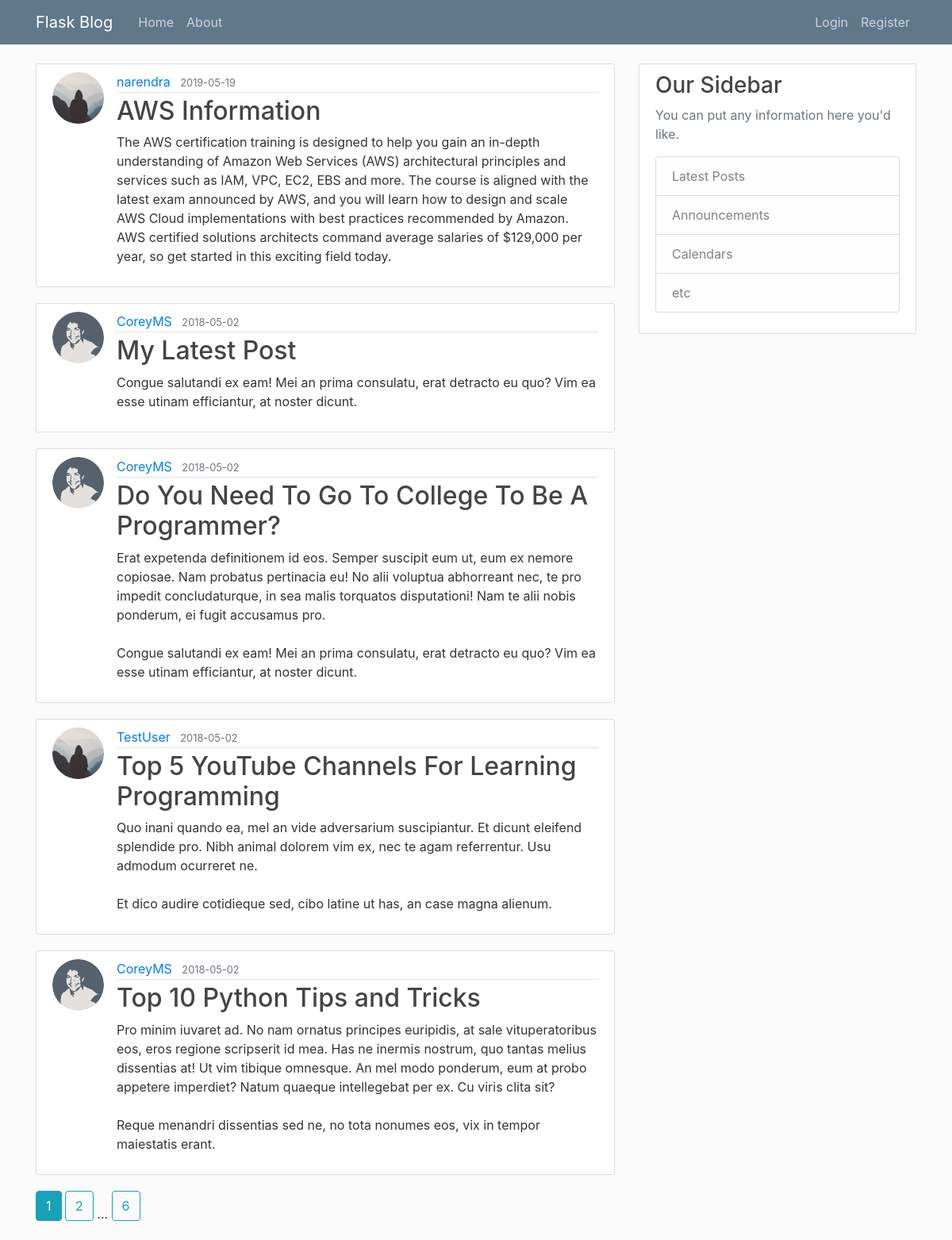
The page /home on the database its author committed.
### flaskblog/models.py (models this page shows, shortened)
class Post(db.Model):
    id = db.Column(db.Integer, primary_key=True)
    title = db.Column(db.String(100), nullable=False)
    date_posted = db.Column(db.DateTime, nullable=False, default=datetime.utcnow)
    content = db.Column(db.Text, nullable=False)
    user_id = db.Column(db.Integer, db.ForeignKey('user.id'), nullable=False)

class User(db.Model, UserMixin):
    id = db.Column(db.Integer, primary_key=True)
    username = db.Column(db.String(20), unique=True, nullable=False)
    email = db.Column(db.String(120), unique=True, nullable=False)
    image_file = db.Column(db.String(20), nullable=False, default='default.jpg')
    password = db.Column(db.String(60), nullable=False)
    posts = db.relationship('Post', backref='author', lazy=True)

### flaskblog/routes.py (the view)
@app.route("/")
@app.route("/home")
def home():
    page = request.args.get('page', 1, type=int)
    posts = Post.query.order_by(Post.date_posted.desc()).paginate(page=page, per_page=5)
    return render_template('home.html', posts=posts)

### flaskblog/templates/home.html
{% extends "layout.html" %}
{% block content %}
    {% for post in posts.items %}
        <article class="media content-section">
          <img class="rounded-circle article-img" src="{{ url_for('static', filename='profile_pics/' + post.author.image_file) }}">
          <div class="media-body">
            <div class="article-metadata">
              <a class="mr-2" href="{{ url_for('user_posts', username=post.author.username) }}">{{ post.author.username }}</a>
              <small class="text-muted">{{ post.date_posted.strftime('%Y-%m-%d') }}</small>
            </div>
            <h2><a class="article-title" href="{{ url_for('post', post_id=post.id) }}">{{ post.title }}</a></h2>
            <p class="article-content">{{ post.content }}</p>
          </div>
        </article>
    {% endfor %}
    {% for page_num in posts.iter_pages(left_edge=1, right_edge=1, left_current=1, right_current=2) %}
      {% if page_num %}
        {% if posts.page == page_num %}
          <a class="btn btn-info mb-4" href="{{ url_for('home', page=page_num) }}">{{ page_num }}</a>
        {% else %}
          <a class="btn btn-outline-info mb-4" href="{{ url_for('home', page=page_num) }}">{{ page_num }}</a>
        {% endif %}
      {% else %}
        ...
      {% endif %}
    {% endfor %}
{% endblock content %}

### flaskblog/templates/layout.html (shortened to what this page needs)
<!DOCTYPE html>
<html>
<head>
    <link rel="stylesheet" href="https://maxcdn.bootstrapcdn.com/bootstrap/4.0.0/css/bootstrap.min.css">
    <link rel="stylesheet" type="text/css" href="{{ url_for('static', filename='main.css') }}">
</head>
<body>
    <header class="site-header">
      <nav class="navbar navbar-expand-md navbar-dark bg-steel fixed-top">
        <div class="container">
          <a class="navbar-brand mr-4" href="/">Flask Blog</a>
          <div class="collapse navbar-collapse" id="navbarToggle">
            <div class="navbar-nav mr-auto">
              <a class="nav-item nav-link" href="{{ url_for('home') }}">Home</a>
              <a class="nav-item nav-link" href="{{ url_for('about') }}">About</a>
            </div>
            <div class="navbar-nav">
              {% if current_user.is_authenticated %}
                <a class="nav-item nav-link" href="{{ url_for('new_post') }}">New Post</a>
                <a class="nav-item nav-link" href="{{ url_for('account') }}">Account</a>
                <a class="nav-item nav-link" href="{{ url_for('logout') }}">Logout</a>
              {% else %}
                <a class="nav-item nav-link" href="{{ url_for('login') }}">Login</a>
                <a class="nav-item nav-link" href="{{ url_for('register') }}">Register</a>
              {% endif %}
            </div>
          </div>
        </div>
      </nav>
    </header>
    <main role="main" class="container">
      <div class="row">
        <div class="col-md-8">
          {% block content %}{% endblock %}
        </div>
        <div class="col-md-4">
          <div class="content-section">
            <h3>Our Sidebar</h3>
            <p class='text-muted'>You can put any information here you'd like.
              <ul class="list-group">
                <li class="list-group-item list-group-item-light">Latest Posts</li>
                <li class="list-group-item list-group-item-light">Announcements</li>
                <li class="list-group-item list-group-item-light">Calendars</li>
                <li class="list-group-item list-group-item-light">etc</li>
              </ul>
            </p>
          </div>
        </div>
      </div>
    </main>
</body>
</html>

### flaskblog/static/main.css (style rules this page uses)
body { background: #fafafa; color: #333333; margin-top: 5rem; }
h1, h2, h3, h4, h5, h6 { color: #444444; }
.bg-steel { background-color: #5f788a; }
.site-header .navbar-nav .nav-link { color: #cbd5db; }
.content-section { background: #ffffff; padding: 10px 20px; border: 1px solid #dddddd; border-radius: 3px; margin-bottom: 20px; }
.article-title { color: #444444; }
.article-content { white-space: pre-line; }
.article-img { height: 65px; width: 65px; margin-right: 16px; }
.article-metadata { padding-bottom: 1px; margin-bottom: 4px; border-bottom: 1px solid #e3e3e3 }

### rows shown on the page
Post: image_file (placeholder picture), author.username "narendra", date_posted "2019-05-19", title "AWS Information", content "The AWS certification training is designed to help you gain an in-depth understanding of Amazon Web Services (AWS) architectural principles and services such as IAM, VPC, EC2, EBS and more. The course is aligned with the latest exam announced by AWS, and you will learn how to design and scale AWS Cloud implementations with best practices recommended by Amazon. AWS certified solutions architects command average salaries of $129,000 per year, so get started in this exciting field today."
Post: image_file (picture), author.username "CoreyMS", date_posted "2018-05-02", title "My Latest Post", content "Congue salutandi ex eam! Mei an prima consulatu, erat detracto eu quo? Vim ea esse utinam efficiantur, at noster dicunt."
Post: image_file (picture), author.username "CoreyMS", date_posted "2018-05-02", title "Do You Need To Go To College To Be A Programmer?", content "Erat expetenda definitionem id eos. Semper suscipit eum ut, eum ex nemore copiosae. Nam probatus pertinacia eu! No alii voluptua abhorreant nec, te pro impedit concludaturque, in sea malis torquatos disputationi! Nam te alii nobis ponderum, ei fugit accusamus pro. Congue salutandi ex eam! Mei an prima consulatu, erat detracto eu quo? Vim ea esse utinam efficiantur, at noster dicunt."
Post: image_file (placeholder picture), author.username "TestUser", date_posted "2018-05-02", title "Top 5 YouTube Channels For Learning Programming", content "Quo inani quando ea, mel an vide adversarium suscipiantur. Et dicunt eleifend splendide pro. Nibh animal dolorem vim ex, nec te agam referrentur. Usu admodum ocurreret ne. Et dico audire cotidieque sed, cibo latine ut has, an case magna alienum."
Post: image_file (picture), author.username "CoreyMS", date_posted "2018-05-02", title "Top 10 Python Tips and Tricks", content "Pro minim iuvaret ad. No nam ornatus principes euripidis, at sale vituperatoribus eos, eros regione scripserit id mea. Has ne inermis nostrum, quo tantas melius dissentias at! Ut vim tibique omnesque. An mel modo ponderum, eum at probo appetere imperdiet? Natum quaeque intellegebat per ex. Cu viris clita sit? Reque menandri dissentias sed ne, no tota nonumes eos, vix in tempor maiestatis erant."

### other values the page prints
{{ page_num }} "1"
{{ page_num }} "2" "6"
